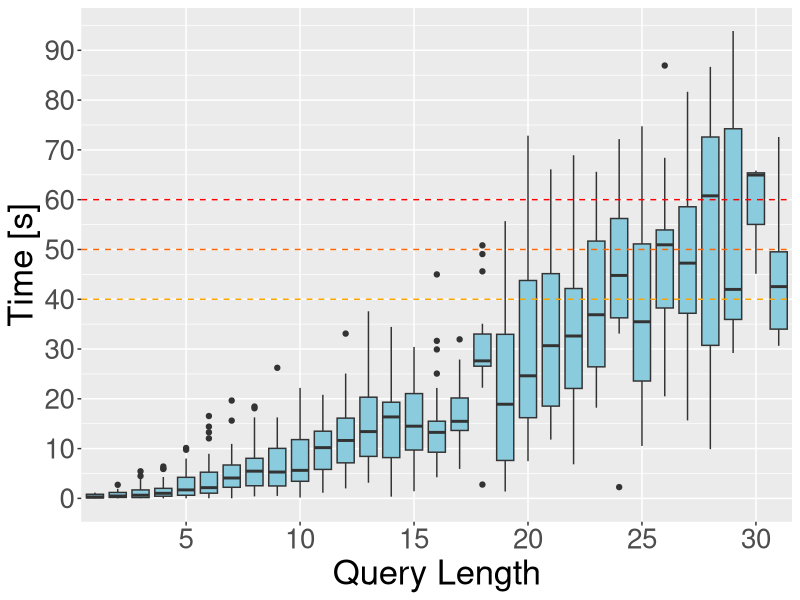

Recreate this plot in R. (Note: this script raises an error after producing the figure.)
library(ggplot2);
library(scales);

# Read data
data <- read.csv(file="passage_timings.txt",sep=",",header=TRUE);

# Subset the data
data <- subset(data, qlen < 32)

# Plot time/1000 since time is in milliseconds and we want it in seconds
plot <- ggplot(data, aes(factor(qlen), y=time/1000, fill=type))
plot <- plot + geom_boxplot()

# Note here instead of hand-writing the breaks vector, we use a sequence instead
plot <- plot + scale_x_discrete("Query Length", breaks=seq(0, 30, by=5))
plot <- plot + scale_y_continuous("Time [s]", breaks = seq(0, 100, by=10))

plot <- plot + scale_fill_manual(values=c("#8BCBDE"))

# Some horizontal lines to represent various times
plot <- plot + geom_hline(aes(yintercept=60), colour="red", linetype="dashed")
plot <- plot + geom_hline(aes(yintercept=50), colour="#FF6600", linetype="dashed")
plot <- plot + geom_hline(aes(yintercept=40), colour="orange",linetype="dashed")

# Remove the legend - we don't need it here
plot <- plot + guides(fill=FALSE)

# Don't use Libertine font here just to show the default
plot <- plot + theme(text = element_text(size = 25))

#plot <- plot + theme(axis.title.y=element_text(margin=margin(0,20,0,0)))

ggsave(plot,file="liveqa-pass.pdf",width=10,height=7)
embedFonts("liveqa-pass.pdf",options='-c ".setpdfwrite <</NeverEmbed [ ]>> setdistillerparams" -dSubsetFonts=true -dCompressFonts=true -dCompatibilityLevel=1.4')

